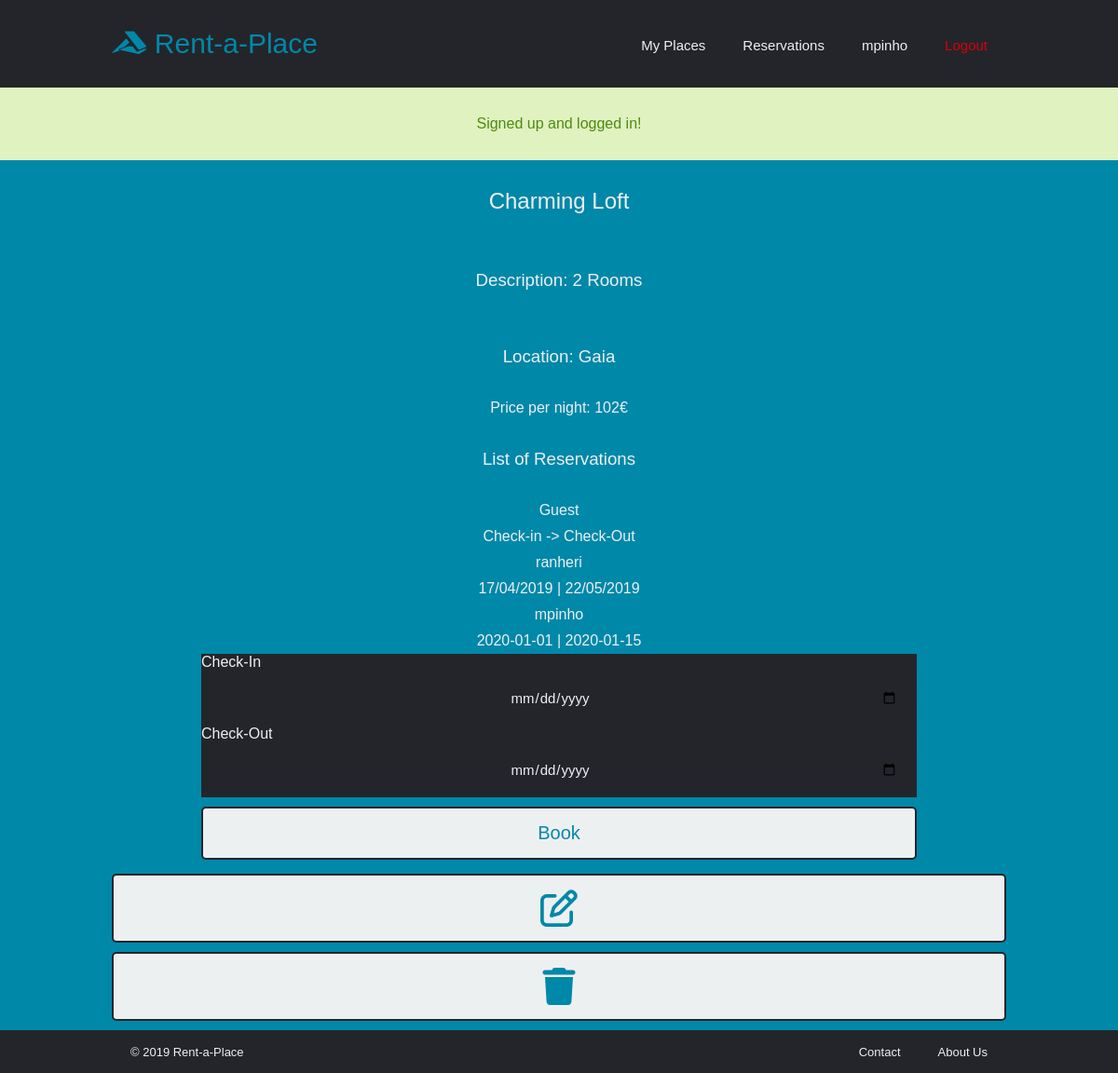
The page /pages/property.php?id=4 (signed in) on the database its author committed.
### tables this page shows
CREATE TABLE Properties (id INTEGER PRIMARY KEY, ownerID INTEGER NOT NULL, price FLOAT NOT NULL, title VARCHAR NOT NULL, location VARCHAR NOT NULL, description VARCHAR NOT NULL, availabilityStart DATE, availabilityEnd DATE);

CREATE TABLE Reservations (id INTEGER PRIMARY KEY, touristID INTEGER, propertyID INTEGER, startDate DATE NOT NULL, endDate DATE NOT NULL, price FLOAT NOT NULL);

CREATE TABLE Users (id INTEGER PRIMARY KEY, username VARCHAR NOT NULL UNIQUE, email VARCHAR NOT NULL UNIQUE, password VARCHAR NOT NULL, name VARCHAR NOT NULL, profilePicture TEXT);

### database/db_rental.php (called while the page is built, shortened)
<?php
    include_once('../database/db_user.php');
  function checkIsPropertyOwner($property_id)
  {
      $db = Database::instance()->db();
      $user = getUser($_SESSION['username']);
      $stmt = $db->prepare('SELECT * FROM Properties WHERE ownerID = ? AND id = ?');
      $stmt->execute(array($user['id'], $property_id));
      return $stmt->fetch()?true:false;
  }
  function getProperty($property_id)
  {
      $db = Database::instance()->db();
      $stmt = $db->prepare('SELECT * FROM Properties WHERE id = ?');
      $stmt->execute(array($property_id));
      return $stmt->fetch();
  }

### database/db_reservations.php (called while the page is built, shortened)
<?php
    include_once('../database/db_user.php');
 function getPropertyReservations($property_id)
 {
     $db = Database::instance()->db();
     $stmt = $db->prepare('SELECT * FROM Reservations WHERE propertyID = ? GROUP BY startDate');
     $stmt->execute(array($property_id));
     return $stmt->fetchAll();
 }

### database/db_user.php (called while the page is built, shortened)
<?php
  function getUser($username)
  {
      $db = Database::instance()->db();
      $stmt = $db->prepare('SELECT * FROM Users WHERE username = ?');
      $stmt->execute(array($username));
      return $stmt->fetch();
  }
  function getUserbyID($id)
  {
      $db = Database::instance()->db();
      $stmt = $db->prepare('SELECT * FROM Users WHERE id = ?');
      $stmt->execute(array($id));
      return $stmt->fetch();
  }

### templates/common/tpl_property.php (the view, shortened to what this page needs)
<?php
include_once('../database/db_rental.php');
include_once('../database/db_user.php');
include_once('../database/db_reservations.php');
function draw_property($property)
{
    ?>
<article class="property">
  <header>
    <h2><?=$property['title']?></a></h2>
  </header>
  <main>
    <h3>Description: <?=$property['description']?></h3>
    <h3>Location: <?=$property['location']?></h3>
    <h4>Price per night: <?=$property['price']?>€</h4>
    <?php
    $reservations = getPropertyReservations($property['id']); ?>
    <div id="listReservations">
    <h3 id="reservations">List of Reservations</h3>
    <?php if (count($reservations) == 0) { ?>
    <h4> No reservations yet. </h4>
    <?php } else { ?>
    <div id="columnIdentifiers">
      <h4 id="guestWord">Guest</h4>
      <h4 id="datesWord">Check-in -> Check-Out</h4>
    </div>
    <?php foreach ($reservations as $reservation) {
        draw_reservation($reservation);
    }
  } ?>
  </div>
  <div id="reservation">
          <form id="reservationForm" method="post" action="../actions/action_reservation.php">
            <div id="checkIn">
              <label>Check-In</label>
              <input id="checkIn" type="date" name="checkIn" required="required" onchange="updateMinMax(0); setTotalPrice(<?= $property['price'] ?>); clearMessage();">
            </div>
            <div id="checkOut">
              <label>Check-Out</label>
              <input id="checkOut" type="date" name="checkOut" required="required" onchange="updateMinMax(1); setTotalPrice(<?= $property['price'] ?>); clearMessage();">
            </div>
            <input id="button" name="bookButton" type="submit" value="Book">
          </form>
        </div>
    <?php
    if ((checkIsPropertyOwner($property['id']))) {
        ?>
    <button><i class="far fa-edit fa-2x"></i></button>
    <button onclick="window.location.href='../actions/delete_property.php?id=' + '<?= $property['id']?>'" ><i class="fas fa-trash fa-2x"></i></button>
    <?php
    } ?>
  </main>
</article>
<?php
} ?>
<?php function draw_reservation($reservation)
    {
        ?>
  <div class="reservation">
    <h4 id="guest"> <?= getUserbyID($reservation['touristID'])['username'] ?> </h4>
    <h4 id="dates"> <?= $reservation['startDate'] ?> | <?= $reservation['endDate'] ?> </h4>
  </div>
<?php
    } ?>

### css/style.css (style rules this page uses)
* { box-sizing: border-box; margin: 0; padding: 0; background-color: #24252a; font-family: "Montserrat", sans-serif; font-weight: 500; }

### css/auth.css (style rules this page uses)
form { background-color: #0088a9; padding-right: 10%; padding-left: 10%; font-weight: 500; color: #edf0f1; }
h2 { color: #edf0f1; background-color: #0088a9; padding: 30px 10%; text-align: center; }
input { width: 100%; color: #edf0f1; padding: 15px 20px; margin: 5px 0; box-sizing: border-box; font-size: 15px; border: none; border-radius: 5px; text-align: center; }
input[type="submit"] { color: #0088a9; font-size: 20px; font-weight: 500; padding: 15px 20px; border: 2px solid #24252a; border-radius: 5px; cursor: pointer; margin-top: 10px; background-color: #edf0f1; transition: all 0.3s ease 0s; width: 100%; }

### css/aboutus.css (style rules this page uses)
h3 { color: #edf0f1; background-color: #0088a9; padding: 30px 10%; }

### css/property.css (style rules this page uses)
.property { border-bottom: 1px solid #24252a; padding-left: 10%; padding-right: 10%; background-color: #0088a9; }
.property h3 { text-align: center; }
.property h4 { text-align: center; color: #edf0f1; background-color: #0088a9; padding: 5px; }
.property main { background-color: #0088a9; }
.property button { color: #0088a9; font-size: 20px; font-weight: 500; padding: 15px 20px; border: 2px solid #24252a; border-radius: 5px; cursor: pointer; margin-top: 10px; background-color: #edf0f1; transition: all 0.3s ease 0s; width: 100%; }
.property button:not(:first-of-type) { margin-bottom: 10px; }
.property button i { background-color: #edf0f1; }

### rows shown on the page
properties: title "Charming Loft", description "2 Rooms", location "Gaia", price "102"
reservations: touristID.username "ranheri", startDate "17/04/2019", endDate "22/05/2019"
reservations: touristID.username "mpinho", startDate "2020-01-01", endDate "2020-01-15"

### other values the page prints
$username "mpinho"
$message['content'] "Signed up and logged in!"
